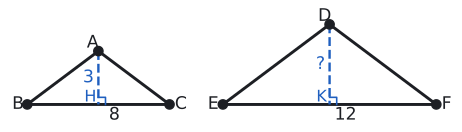

Write the Python code that produced this figure.
import sys; sys.path.insert(0, "tools")
from cizim import *

# ABC ~ DEF, k = 3/2. ABC: |BC|=8, A'dan yükseklik 3, çevre 18 (|AB|=|AC|=5).
# DEF: |EF|=12, yükseklik 4,5, çevre 27.
def ucgen(B, k):
    return B + k * np.array([4.0, 3.0]), B, B + np.array([8.0 * k, 0.0])
A, B, C = ucgen(np.array([0.0, 0.0]), 1); D, E, F = ucgen(np.array([11.0, 0.0]), 1.5)
for P, Q, R in ((A, B, C), (D, E, F)):
    print("çevre", np.linalg.norm(P - Q) + np.linalg.norm(Q - R) + np.linalg.norm(P - R), "yükseklik", P[1])
fig, ax = sekil(6, 3.2)
ax.set_aspect("equal"); ax.axis("off")
for (P, Q, R), h, taban in (((A, B, C), "3", "8"), ((D, E, F), "?", "12")):
    ax.plot(*zip(P, Q, R, P), color=YAZI)
    H = np.array([P[0], 0.0])
    ax.plot(*zip(P, H), color=MAVI, lw=1.8, ls="--")
    s = 0.4; ax.plot([H[0], H[0] + s, H[0] + s], [s, s, 0], color=MAVI, lw=1.2)
    ax.text(P[0] - 0.25, P[1] / 2, h, color=MAVI, ha="right", va="center", fontsize=13)
    ax.text((Q[0] + R[0]) / 2 + 0.9, -0.6, taban, ha="center", va="center", fontsize=13)
nokta(ax, *A, "A", dx=-0.65, dy=0.2); nokta(ax, *B, "B", dx=-0.85, dy=-0.25); nokta(ax, *C, "C", dx=0.3, dy=-0.25)
nokta(ax, *D, "D", dx=-0.65, dy=0.2); nokta(ax, *E, "E", dx=-0.85, dy=-0.25); nokta(ax, *F, "F", dx=0.3, dy=-0.25)
ax.text(A[0] - 0.45, 0.4, "H", color=MAVI, ha="center", va="center", fontsize=12)
ax.text(D[0] - 0.45, 0.4, "K", color=MAVI, ha="center", va="center", fontsize=12)
ax.set_xlim(-1.1, 24.0); ax.set_ylim(-1.1, D[1] + 0.9)
kaydet(fig, __file__)
